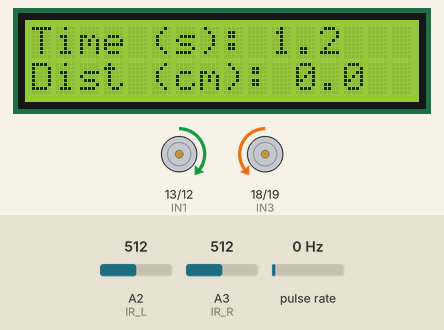
Bench run of a sketch on a simulated Arduino Uno, built with avr-gcc and run on an emulated ATmega328P. Parts: 16×2 character LCD, motor-driver pin pairs drawn as motors (green arrow = first pin HIGH = forward, orange = second pin HIGH = backward, longer = more drive, scaled by the enable pin). Wiring (inferred from the names in the program): pulse sensor: data pin 2. The inputs (shaded band) are chosen by the test bench; at power-on: A3 (IR_R) = 512, pulse rate 0 Hz, A2 (IR_L) = 512.

Above: at 2.0 s.
2.1 s: A3 (IR_R) set to 267
3.8 s: A3 (IR_R) set to 232
At 4.03 s:
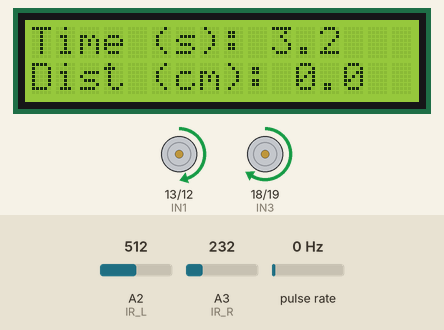
5.5 s: pulse rate (sensor on pin 2) set to 50 Hz
At 5.98 s:
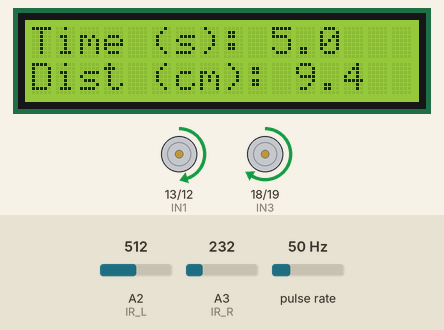
7.3 s: pulse rate (sensor on pin 2) set to 4 Hz
At 7.43 s:
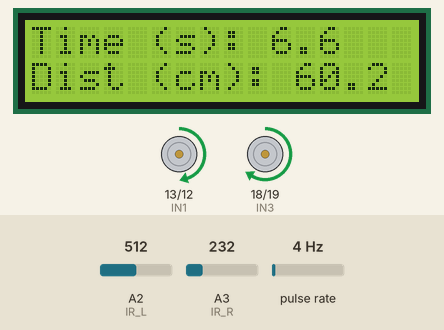
8.8 s: pulse rate (sensor on pin 2) set to 100 Hz
At 9.27 s:
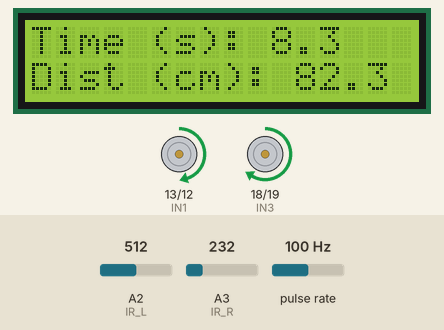
10.6 s: A2 (IR_L) set to 0
At 12.07 s:
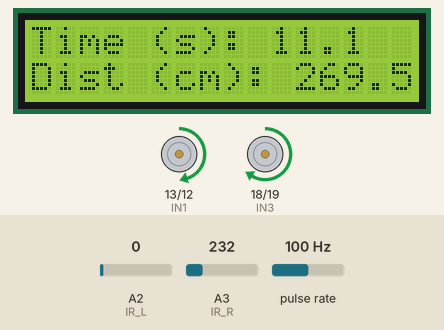
Timing chart, 0 to 13.6 s (numbered marks = the images above; inputs shaded):
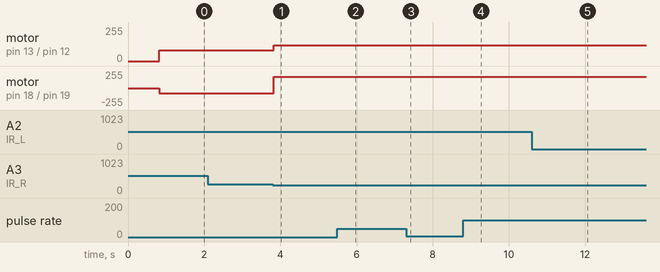

Measured:
- the behaviour switches between 250 and 249 on A3 (IR_R) (found by bisection; images 0 and 1)
- after the input at 3.8 s, motor on pin 13 (IN1) / pin 12 (IN2): forward 81/255 → forward 118/255 at once; motor on pin 18 (IN3) / pin 19 (IN4): backward 81/255 → forward 170/255 at once

The sketch:

LineFollowingFinal.ino
```cpp
#include <LiquidCrystal.h>

//Function declarations
void printDist(float dist, uint8_t col, uint8_t row);
void printTime(unsigned long msecs, uint8_t col, uint8_t row);
void forward(uint8_t speed);
void backward(uint8_t speed);
void left(uint8_t speed);
void right(uint8_t speed);
void stop();

// LCD setup pins
const uint8_t RS = 8;
const uint8_t EN = 9;
const uint8_t D4 = 4;
const uint8_t D5 = 5;
const uint8_t D6 = 6;
const uint8_t D7 = 7;

// Input pins to drive the motors
const uint8_t IN1 = 13;
const uint8_t IN2 = 12;
const uint8_t IN3 = 18;  // marked as pin A5 on the Arduino
const uint8_t IN4 = 19;  // marked as pin A4 on the Arduino

// Motor enable pins
const uint8_t ENA = 11;
const uint8_t ENB = 3;

// Preset speeds that can be used to drive the motor at
const uint8_t TOP_GEAR = 255;
const uint8_t UPPER_GEAR = 128;
const uint8_t REV_UPPER_GEAR = 170;
const uint8_t NORMAL_GEAR = 80;
const uint8_t LOWER_GEAR = 50;

// Rotary Encoder pins
//const uint8_t ENC_L = 12;  // Not in use as pin 12 cannot be used for digitalPinToInterrupt()
const uint8_t ENC_R = 2;

//IR Sensor pins
const uint8_t IR_L = 16;  // marked as pin A2 on the Arduino
const uint8_t IR_R = 17;  // marked as pin A3 on the Arduino

//IR Sensor threshold values
const uint8_t IRT_L = 120;
const uint8_t IRT_R = 250;

// Variables related to counting pulses received from the rotary encoders
//volatile unsigned int countL = 0;  // Not in use, see comment on ENC_L
volatile uint16_t countR = 0;

// Define interrupt functions to be used to count the pulses from the encoders
//void count_left() { countL++; }  // Not in use, see comment on ENC_L
void count_right() {
  countR++;
}

// Variables related to time and state keeping
// unsigned long DURATION = 3 * 1000;  // Converted to milliseconds
unsigned long start_time = 0;
unsigned long elapsed_time = 0;
unsigned long AUTOPILOT_ON = 28 * 1000;  // Amount of time after which the auto-stop functionality is enabled
bool is_moving = false;

// Variables related to printing and calculating distance travelled
float distance = 0;
const float CIRCUMFRNC = 26.748671;  // Circumference in cm ; Calculated from a diameter measurement of ~67mm
const uint8_t PPR = 40;              // Pulses per revolution, counted from the number of slits in the encoder wheel.
                                     // TODO: empirically measure the pulses generated per revolution
                                     // PPR empirically determined to be 40


// Setup the LCD
LiquidCrystal lcd(RS, EN, D4, D5, D6, D7);

void setup() {
  // Set encoder digital out pins as inputs to the Arduino
  //pinMode(ENC_L, INPUT);  // Not in use, see comment on ENC_L
  pinMode(ENC_R, INPUT);

  // Set the L298N's input pins as outputs from the Arduino
  pinMode(IN1, OUTPUT);
  pinMode(IN2, OUTPUT);
  pinMode(IN3, OUTPUT);
  pinMode(IN4, OUTPUT);
  pinMode(ENA, OUTPUT);
  pinMode(ENB, OUTPUT);

  // Attach interrupts for counting the pulses
  //attachInterrupt(digitalPinToInterrupt(ENC_L), count_left, FALLING);  // Not in use, see comment on ENC_L
  attachInterrupt(digitalPinToInterrupt(ENC_R), count_right, FALLING);

  // Init LCD
  lcd.begin(16, 2);

  // Display run start message
  lcd.setCursor(0, 0);
  lcd.print("Beginning run...");
  delay(750);

  // Start run & record start time
  lcd.clear();
  start_time = millis();
}

void loop() {
  // Calculate elapsed time
  elapsed_time = millis() - start_time;

  // Read values from the IR sensors
  unsigned int leftIRval = analogRead(IR_L);
  unsigned int rightIRval = analogRead(IR_R);

  // Check if the read values are less than the programmed threshold values
  // This means that not enough of the IR light from the IR LED is being detected by the photodiode, indictating that said sensor is above the black line
  bool rightIRdetect = (rightIRval < IRT_R) ? true : false;
  bool leftIRdetect = (leftIRval < IRT_L) ? true : false;

  // Calculate distance travelled
  //distance = ((float)((countL + countR) / 2) / (float)PPR) * CIRCUMFRNC;
  detachInterrupt(digitalPinToInterrupt(ENC_R));
  distance = ((float)countR / (float)PPR) * CIRCUMFRNC;
  attachInterrupt(digitalPinToInterrupt(ENC_R), count_right, FALLING);

  if (!rightIRdetect && !leftIRdetect) {  // Neither of the IR sensors are seeing the black line
    forward(81);
  }
  if (rightIRdetect && !leftIRdetect) {  // Only the right IR sensor is seeing the black line
    right(118);
  }
  if (!rightIRdetect && leftIRdetect) {  // Only the left IR sensor is seeing the black line
    left(118);
  }
  if (rightIRdetect && leftIRdetect && elapsed_time > AUTOPILOT_ON) {  // Both IR sensors are seeing the black line
    stop();
  }
  if (is_moving) {
    // Print time taken and distance travelled
    printTime(elapsed_time, 0, 0);
    printDist(distance, 0, 1);
  }

  delay(34);  // Delay for a small amount of time to smooth out operations
}

void printDist(float dist, uint8_t col, uint8_t row) {
  lcd.setCursor(col, row);
  lcd.print("Dist (cm): ");
  lcd.print(dist, 1);  // print to 1 DP
}
void printTime(unsigned long msecs, uint8_t col, uint8_t row) {
  const double secs = (double)msecs / (double)1000;
  lcd.setCursor(col, row);
  lcd.print("Time (s): ");
  lcd.print(secs, 1);  // print to 1 DP
}

void forward(uint8_t speed) {
  analogWrite(ENA, speed);
  analogWrite(ENB, speed);
  digitalWrite(IN1, HIGH);
  digitalWrite(IN2, LOW);
  digitalWrite(IN3, LOW);
  digitalWrite(IN4, HIGH);
  if (is_moving == false) { is_moving = true; }
}
void right(uint8_t speed) {
  analogWrite(ENA, speed);
  analogWrite(ENB, REV_UPPER_GEAR);
  digitalWrite(IN1, HIGH);
  digitalWrite(IN2, LOW);
  digitalWrite(IN3, HIGH);
  digitalWrite(IN4, LOW);
  if (is_moving == false) { is_moving = true; }
}
void left(uint8_t speed) {
  analogWrite(ENA, REV_UPPER_GEAR);
  analogWrite(ENB, speed);
  digitalWrite(IN1, LOW);
  digitalWrite(IN2, HIGH);
  digitalWrite(IN3, LOW);
  digitalWrite(IN4, HIGH);
  if (is_moving == false) { is_moving = true; }
}
void stop() {
  digitalWrite(ENA, LOW);
  digitalWrite(ENB, LOW);
  digitalWrite(IN1, LOW);
  digitalWrite(IN2, LOW);
  digitalWrite(IN3, LOW);
  digitalWrite(IN4, LOW);
  if (is_moving == true) { is_moving = false; }
}
// void backward(uint8_t speed) {
//   analogWrite(ENA, speed);
//   analogWrite(ENB, speed);
//   digitalWrite(IN1, LOW);
//   digitalWrite(IN2, HIGH);
//   digitalWrite(IN3, HIGH);
//   digitalWrite(IN4, LOW);
//   if (is_moving == false) { is_moving = true; }
// }
```
